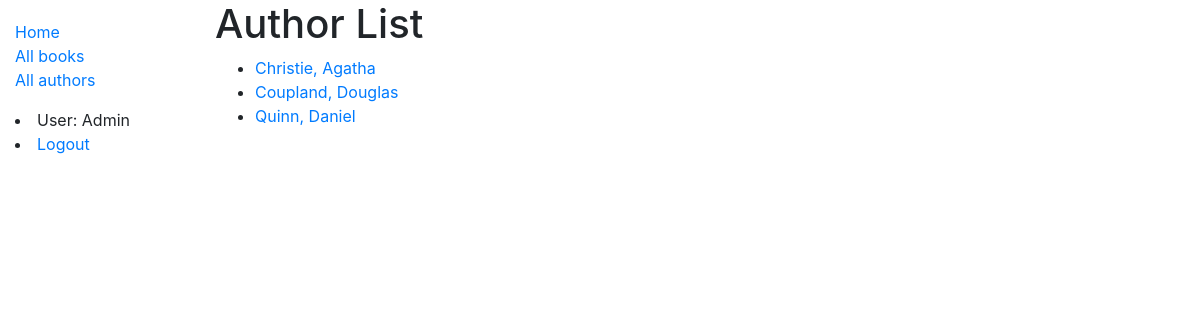
/catalog/authors (signed in), run on the app's committed database.
### catalog/models.py (models this page shows, shortened)
class Author(models.Model):
    first_name = models.CharField(max_length=100)
    last_name = models.CharField(max_length=100)
    date_of_birth = models.DateField(null=True, blank=True)
    date_of_death = models.DateField('Died', null=True, blank=True)
    class Meta:
        ordering = ['last_name', 'first_name']
    def get_absolute_url(self):
        return reverse('author-detail', args=[str(self.id)])

### catalog/views.py (the view)
# urls.py: path('authors', views.AuthorListView.as_view(), name='authors'),
class AuthorListView(generic.ListView):
    model = Author
    paginate_by = 5
    context_object_name = 'author_list' # your own name for the list as a template variable
    author_list = Author.objects.all # Get 5 books containing the title war
    template_name = 'catalog/author_list.html' # Specify your own template name/location

### catalog/templates/catalog/author_list.html
{% extends "base_generic.html" %}
{% block content %}
  <h1>Author List</h1>
  {% if author_list %}
  <ul>
    {% for author in author_list %}
      <li>
        <a href="{{ author.get_absolute_url }}">{{ author.last_name }}, {{ author.first_name }}</a>
      </li>
    {% endfor %}
  </ul>
  {% else %}
    <p>There are no books in the library.</p>
  {% endif %}
{% endblock %}

### catalog/templates/base_generic.html (shortened to what this page needs)
<!DOCTYPE html>
<html lang="en">
<head>
  <link rel="stylesheet" href="https://stackpath.bootstrapcdn.com/bootstrap/4.1.3/css/bootstrap.min.css">
  {% load static %}
  <link rel="stylesheet" href="{% static 'css/styles.css' %}">
</head>
<body>
  <div class="container-fluid">
    <div class="row">
      <div class="col-sm-2">
      {% block sidebar %}
        <ul class="sidebar-nav">
          <li><a href="{% url 'index' %}">Home</a></li>
          <li><a href="{% url 'books' %}">All books</a></li>
          <li><a href="{% url 'authors' %}">All authors</a></li>
        </ul>
        {% if user.is_authenticated %}
   <li>User: {{ user.get_username }}</li>
   <li><a href="{% url 'logout'%}?next={{request.path}}">Logout</a></li>
 {% else %}
   <li><a href="{% url 'login'%}?next={{request.path}}">Login</a></li>
 {% endif %}
     {% endblock %}
      </div>
      <div class="col-sm-10 ">{% block content %}{% endblock %}</div>
    </div>
  </div>
</body>
</html>

### catalog/static/styles.css (style rules this page uses)
.sidebar-nav { margin-top: 20px; padding: 0; list-style: none; }

### data on the page
Author: last_name "Christie", first_name "Agatha"
Author: last_name "Coupland", first_name "Douglas"
Author: last_name "Quinn", first_name "Daniel"

### other printed values
{{ user.get_username }} "Admin"
